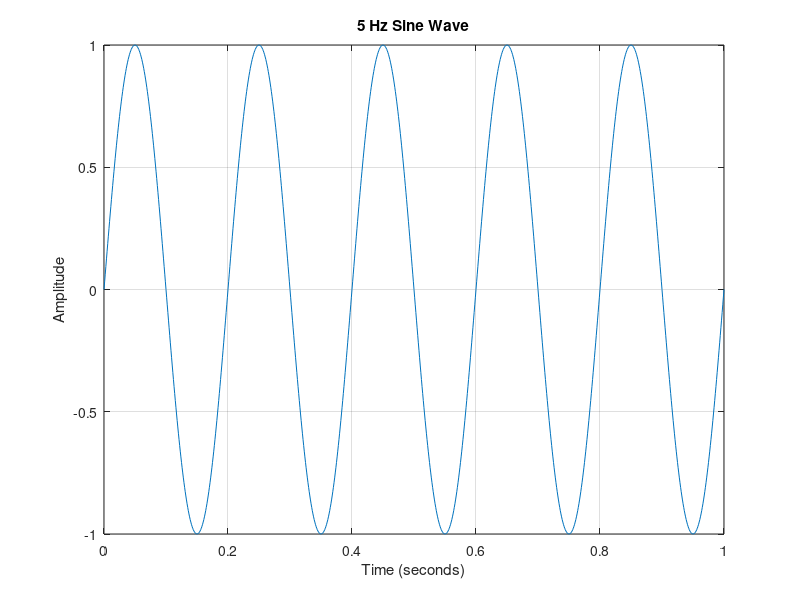
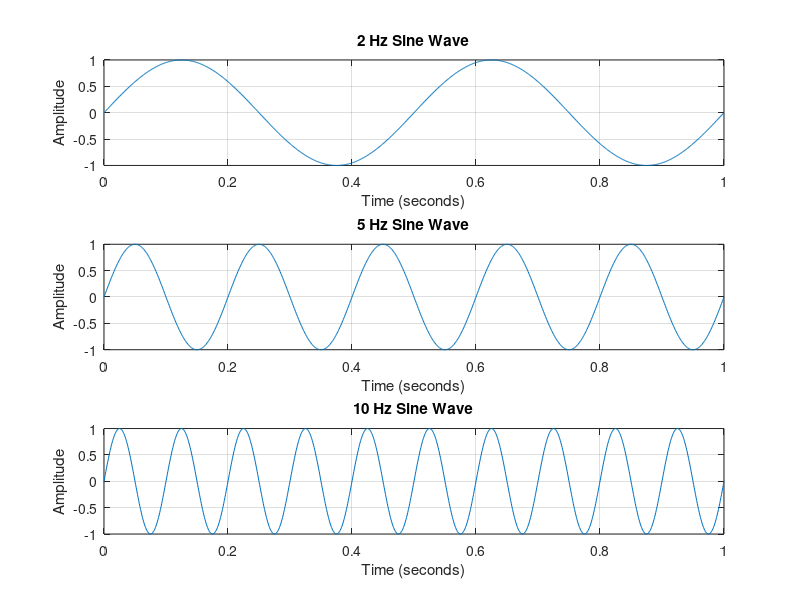

These charts were generated, in order, by the following MATLAB code: (Note: this script raises an error after producing the figures.)
%% Lecture 01 - Signal Visualization
% Md Mohiuddin Mollah - Digital Signal Processing 2026
% Creates sine waves, compares frequency and amplitude, adds noise
% and saves the required figures as PNG files.

clear;
close all;
clc;

%% Common time axis
duration = 1;                 % signal length in seconds
dt = 0.001;                   % time step (1 ms)
t = 0:dt:duration;            % time vector

%% Task 1: Create a sine wave (A = 1, f = 5 Hz, 1 second)
A = 1;                        % amplitude
f = 5;                        % frequency in Hz
x = A * sin(2*pi*f*t);

figure;
plot(t, x);
title('5 Hz Sine Wave');
xlabel('Time (seconds)');
ylabel('Amplitude');
grid on;

%% Task 2: Compare different frequencies (2, 5 and 10 Hz)
freqs = [2 5 10];

figure;
for k = 1:length(freqs)
    subplot(3,1,k);
    plot(t, sin(2*pi*freqs(k)*t));
    title([num2str(freqs(k)), ' Hz Sine Wave']);
    xlabel('Time (seconds)');
    ylabel('Amplitude');
    grid on;
end
sgtitle('Frequency Comparison');

saveas(gcf, 'frequency_comparison.png');

%% Task 3: Compare different amplitudes (0.5, 1 and 2) at 5 Hz
amps = [0.5 1 2];
fAmp = 5;                     % same frequency for all three signals

figure;
for k = 1:length(amps)
    subplot(3,1,k);
    plot(t, amps(k) * sin(2*pi*fAmp*t));
    title(['Amplitude = ', num2str(amps(k))]);
    xlabel('Time (seconds)');
    ylabel('Amplitude');
    grid on;
end
sgtitle('Amplitude Comparison');

saveas(gcf, 'amplitude_comparison.png');

%% Task 4: Add noise to a clean sine wave
cleanSignal = sin(2*pi*5*t);
noiseLevel = 0.3;                              % standard deviation of the noise
noisySignal = cleanSignal + noiseLevel*randn(size(t));

figure;
subplot(2,1,1);
plot(t, cleanSignal);
title('Clean 5 Hz Sine Wave');
xlabel('Time (seconds)');
ylabel('Amplitude');
grid on;

subplot(2,1,2);
plot(t, noisySignal);
title('Noisy 5 Hz Sine Wave');
xlabel('Time (seconds)');
ylabel('Amplitude');
grid on;

sgtitle('Clean vs Noisy Signal');

%% Task 5: Save the last figure
saveas(gcf, 'clean_vs_noisy_signal.png');
